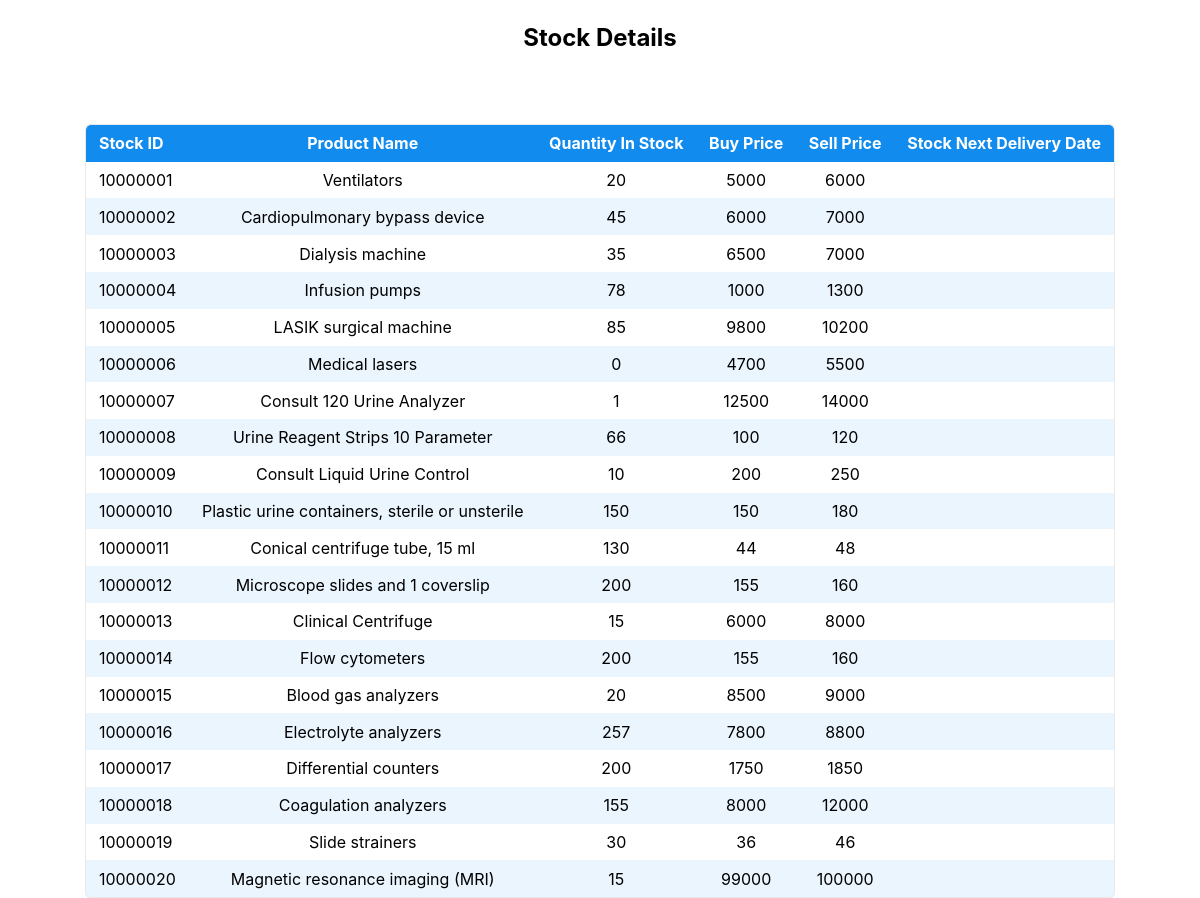
Screenshot of /displayStockDetails.php with the database file from the repository.
### tables this page shows
CREATE TABLE `stock_information` (
  `StockID` int(11) NOT NULL,
  `StockName` varchar(50) NOT NULL,
  `QuantityInStock` int(11) NOT NULL,
  `buyPrice` double NOT NULL,
  `sellPrice` double NOT NULL
);

### displayStockDetails.php (the view, shortened to what this page needs)
<!DOCTYPE html>
<html lang="en">
<head>
    <link rel="stylesheet" href="assets/baseStyle.css">
</head>
<body>
<section>
        <header>
            <h1>Stock Details</h1>
        </header>
                    <?php
                    require_once "dbConfig.php";
                    $sql = "SELECT * FROM stock_information";
                    if($result = $dbConnection->query($sql)){
                        if($result->num_rows > 0){
                            echo '<table class="table table-bordered table-striped">';
                                echo "<thead>";
                                    echo "<tr>";
                                        echo "<th>Stock ID</th>";
                                        echo "<th>Product Name</th>";
                                        echo "<th>Quantity In Stock</th>";
                                        echo "<th>Buy Price</th>";
                                        echo "<th>Sell Price</th>";
                                        echo "<th>Stock Next Delivery Date</th>";
                                    echo "</tr>";
                                echo "</thead>";
                                echo "<tbody>";
                                while($row = $result->fetch_array()){
                                    echo "<tr>";
                                        echo "<td>" . $row['StockID'] . "</td>";
                                        echo "<td>" . $row['StockName'] . "</td>";
                                        echo "<td>" . $row['QuantityInStock'] . "</td>";
                                        echo "<td>" . $row['buyPrice'] . "</td>";
                                        echo "<td>" . $row['sellPrice'] . "</td>";
                                        echo "<td>" . $row['nextDeliveryDate'] . "</td>";
                                    echo "</tr>";
                                }
                                echo "</tbody>";
                            echo "</table>";
                        } else{
                            echo '<div class="alert alert-danger"><em>No records were found.</em></div>';
                        }
                    } else{
                        echo "Oops! Something went wrong. Please try again later.";
                    }
                    ?>
</section>
</body>
</html>

### assets/baseStyle.css (style rules this page uses)
:root { --active-brightness: 0.85; --border-radius: 5px; --box-shadow: 2px 2px 10px; --color-accent: #118bee15; --color-bg: #fff; --color-bg-secondary: #e9e9e9; --color-link: #118bee; --color-secondary: #e90d0d; --color-secondary-accent: #920de90b; --color-shadow: #f4f4f4; --color-table: #118bee; --color-text: #000; --color-text-secondary: #999; --font-family: -apple-system, BlinkMacSystemFont, "Segoe UI", Roboto, Oxygen-Sans, Ubuntu, Cantarell, "Helvetica Neue", sans-serif; --hover-brightness: 1.2; --justify-important: center; --justify-normal: left; --line-height: 1.5; --width-card: 285px; --width-card-medium: 460px; --width-card-wide: 800px; --width-content: 1080px; }
body { background: var(--color-bg); color: var(--color-text); font-family: var(--font-family); line-height: var(--line-height); margin: 0; overflow-x: hidden; padding: 0; }
footer, header, main { margin: 0 auto; max-width: var(--width-content); padding: 3rem 1rem; }
section { display: flex; flex-wrap: wrap; justify-content: var(--justify-important); }
header { text-align: var(--justify-important); }
section header { padding-top: 0; width: 100%; }
h1, h2, h3, h4, h5, h6 { line-height: var(--line-height); }
table { border: 1px solid var(--color-bg-secondary); border-radius: var(--border-radius); border-spacing: 0; display: inline-block; max-width: 100%; overflow-x: auto; padding: 0; white-space: nowrap; }
table td, table th, table tr { padding: 0.4rem 0.8rem; text-align: var(--justify-important); }
table thead { background-color: var(--color-table); border-collapse: collapse; border-radius: var(--border-radius); color: var(--color-bg); margin: 0; padding: 0; }
table thead th:first-child { border-top-left-radius: var(--border-radius); }
table thead th:last-child { border-top-right-radius: var(--border-radius); }
table thead th:first-child, table tr td:first-child { text-align: var(--justify-normal); }
table tr:nth-child(even) { background-color: var(--color-accent); }

### rows the page displays
stock_information: StockID "10000001", StockName "Ventilators", QuantityInStock "20", buyPrice "5000", sellPrice "6000"
stock_information: StockID "10000002", StockName "Cardiopulmonary bypass device", QuantityInStock "45", buyPrice "6000", sellPrice "7000"
stock_information: StockID "10000003", StockName "Dialysis machine", QuantityInStock "35", buyPrice "6500", sellPrice "7000"
stock_information: StockID "10000004", StockName "Infusion pumps", QuantityInStock "78", buyPrice "1000", sellPrice "1300"
stock_information: StockID "10000005", StockName "LASIK surgical machine", QuantityInStock "85", buyPrice "9800", sellPrice "10200"
stock_information: StockID "10000006", StockName "Medical lasers", QuantityInStock "0", buyPrice "4700", sellPrice "5500"
stock_information: StockID "10000007", StockName "Consult 120 Urine Analyzer", QuantityInStock "1", buyPrice "12500", sellPrice "14000"
stock_information: StockID "10000008", StockName "Urine Reagent Strips 10 Parameter", QuantityInStock "66", buyPrice "100", sellPrice "120"
stock_information: StockID "10000009", StockName "Consult Liquid Urine Control", QuantityInStock "10", buyPrice "200", sellPrice "250"
stock_information: StockID "10000010", StockName "Plastic urine containers, sterile or unsterile", QuantityInStock "150", buyPrice "150", sellPrice "180"
stock_information: StockID "10000011", StockName "Conical centrifuge tube, 15 ml", QuantityInStock "130", buyPrice "44", sellPrice "48"
stock_information: StockID "10000012", StockName "Microscope slides and 1 coverslip", QuantityInStock "200", buyPrice "155", sellPrice "160"
stock_information: StockID "10000013", StockName "Clinical Centrifuge", QuantityInStock "15", buyPrice "6000", sellPrice "8000"
stock_information: StockID "10000014", StockName "Flow cytometers", QuantityInStock "200", buyPrice "155", sellPrice "160"
stock_information: StockID "10000015", StockName "Blood gas analyzers", QuantityInStock "20", buyPrice "8500", sellPrice "9000"
stock_information: StockID "10000016", StockName "Electrolyte analyzers", QuantityInStock "257", buyPrice "7800", sellPrice "8800"
stock_information: StockID "10000017", StockName "Differential counters", QuantityInStock "200", buyPrice "1750", sellPrice "1850"
stock_information: StockID "10000018", StockName "Coagulation analyzers", QuantityInStock "155", buyPrice "8000", sellPrice "12000"
stock_information: StockID "10000019", StockName "Slide strainers", QuantityInStock "30", buyPrice "36", sellPrice "46"
stock_information: StockID "10000020", StockName "Magnetic resonance imaging (MRI)", QuantityInStock "15", buyPrice "99000", sellPrice "100000"
